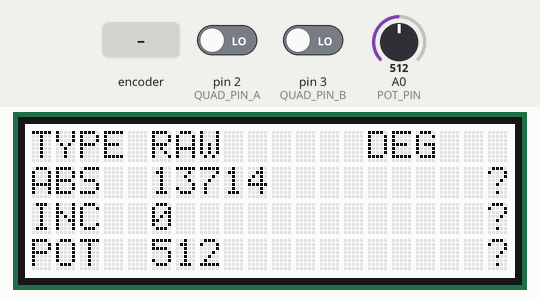
The sketch below on a simulated Arduino Uno, built for the host (arithmetic inside an expression is 32-bit, double 64-bit). Parts: 20×4 character LCD. Inputs (shaded band) come from the test bench; at power-on: A0 (POT_PIN) = 512, pin 2 (QUAD_PIN_A) LOW, pin 3 (QUAD_PIN_B) LOW. What the sketch prints to the serial monitor is not drawn.

Above: at 2.3 s.
2.4 s: rotary encoder on pin 2 (QUAD_PIN_A) / pin 3 (QUAD_PIN_B) turned 3 steps (first pin leading)
At 2.72 s:
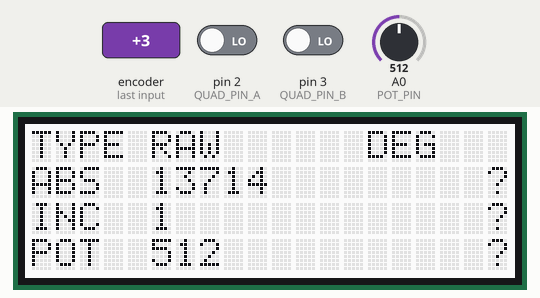
4.5 s: A0 (POT_PIN) set to 716
At 5.8 s:
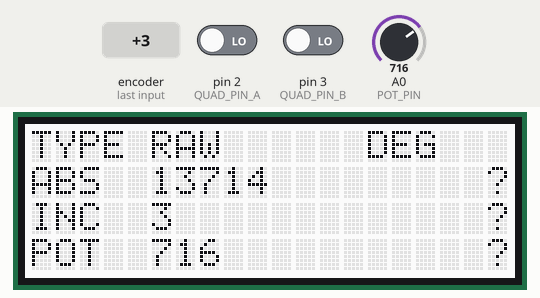
6.3 s: A0 (POT_PIN) set to 900
At 7.7 s:
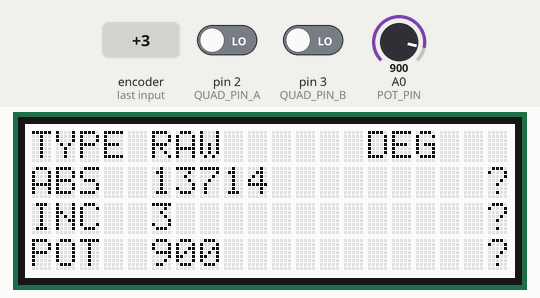
8.0 s: rotary encoder on pin 2 (QUAD_PIN_A) / pin 3 (QUAD_PIN_B) turned 1 step (first pin leading)
At 8.5 s:
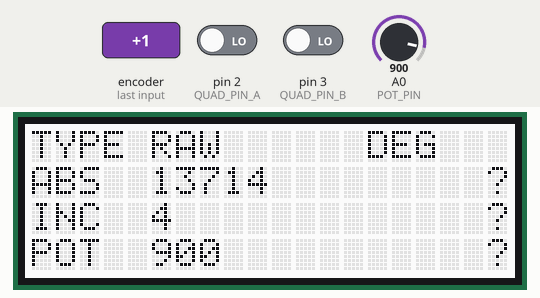
9.7 s: A0 (POT_PIN) set to 1023
At 10.5 s:
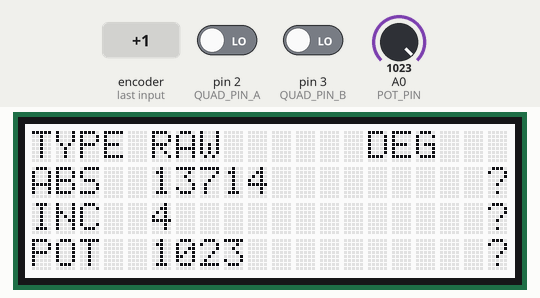
Timing chart, 0 to 12.4 s (numbered marks = the images above; inputs shaded):
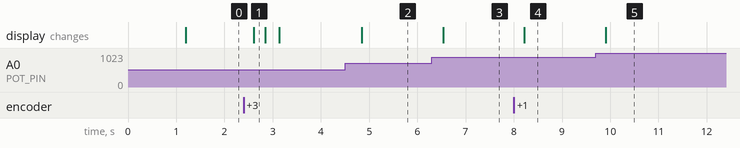

The sketch:

encoders_combined.ino
```cpp
#include <Arduino.h>
#include <Wire.h>
#include <SPI.h>
#include <SerLCD.h>
#include <digitalWriteFast.h>

// =====================
// Qwiic LCD
// =====================
SerLCD lcd;

// =====================
// Quadrature Encoder
// =====================
#define QUAD_PIN_A 2   // white wire
#define QUAD_PIN_B 3   // black wire

volatile long quadTicks = 0;

// =====================
// AMT22 Absolute Encoder
// =====================
#define AMT22_CS_PIN 10
#define AMT22_RESOLUTION 14
#define AMT22_NOP 0x00

// =====================
// Multi-turn Potentiometer
// =====================
#define POT_PIN A0
#define POT_TURNS 10.0

// =====================
// Timing
// =====================
unsigned long lastLCDUpdate = 0;
const unsigned long LCD_UPDATE_INTERVAL = 200; // ms
const uint16_t AMT22_ZERO_OFFSET = 13714;

void setup()
{
  Serial.begin(115200);

  // LCD setup
  Wire1.begin();
  lcd.begin(Wire1);
  lcd.setBacklight(255, 255, 255);
  lcd.setContrast(5);
  lcd.clear();

  lcd.setCursor(0, 0);
  lcd.print("Encoder Test");
  lcd.setCursor(0, 1);
  lcd.print("Starting...");
  delay(1000);
  lcd.clear();

  lcd.setCursor(0, 0);
  lcd.print("     RAW       DEG");

  lcd.setCursor(0, 1);
  lcd.print("ABS");

  lcd.setCursor(0, 2);
  lcd.print("INC");

  lcd.setCursor(0, 3);
  lcd.print("POT");

  // Quadrature encoder setup
  pinMode(QUAD_PIN_A, INPUT);
  pinMode(QUAD_PIN_B, INPUT);

  attachInterrupt(
    digitalPinToInterrupt(QUAD_PIN_A),
    handleQuadEncoder,
    RISING
  );


  // AMT22 setup
  SPI.begin();
  //SPISettings(500000, MSBFIRST, SPI_MODE0);

  pinMode(AMT22_CS_PIN, OUTPUT);
  digitalWrite(AMT22_CS_PIN, HIGH);

}

void loop()
{
  // Safely copy quadrature tick count
  noInterrupts();
  long quadTicksCopy = quadTicks;
  float encoder_inc_ang = 360.0 * ((float(quadTicksCopy))/1024.0);
  interrupts();

  // Read AMT22
  uint16_t amtRaw = readAMT22Position();
  Serial.print("AMT raw masked: ");
  Serial.println(amtRaw);
  // Offset and flip direction
  int32_t amtCounts = (int32_t)AMT22_ZERO_OFFSET - (int32_t)amtRaw;
  amtRaw = amtCounts;
  // Wrap to 0 ~ 16383
  amtCounts = (amtCounts + 16384) % 16384;

  // Convert to degrees
  float amtAngle = amtCounts * 360.0 / 16384.0;
  // Read potentiometer
  int potRaw = analogRead(POT_PIN);
  float potTurns = potRaw * POT_TURNS / 1023.0;
  float potAngle = potTurns * 360.0;

  // Serial debug

  Serial.print("\tABS RAW: ");
  Serial.print(amtRaw);
  Serial.print("\tDEG: ");
  Serial.print(amtAngle, 2);
  Serial.print("\t");

  Serial.print("\tINC RAW: ");
  Serial.print(quadTicksCopy);
  Serial.print("\tDEG: ");
  Serial.print(encoder_inc_ang); // needs to be updated
  Serial.print("\t");

  Serial.print("\tPOT RAW: ");
  Serial.print(potRaw);
  Serial.print("\tDEG: ");
  Serial.print(potAngle, 2); // needs to be updated
  Serial.print("\t");

  Serial.println();

  // Update LCD slowly
  if (millis() - lastLCDUpdate >= LCD_UPDATE_INTERVAL)
  {
    updateLCD(quadTicksCopy, encoder_inc_ang, amtRaw, amtAngle, potRaw, potAngle);
    lastLCDUpdate = millis();
  }
}

void handleQuadEncoder()
{
  bool bState = digitalReadFast(QUAD_PIN_B);

  // Flip +1 and -1 if direction is reversed
  quadTicks += bState ? -1 : +1;
}

uint16_t readAMT22Position()
{
  uint16_t position = 0;

  SPI.beginTransaction(SPISettings(500000, MSBFIRST, SPI_MODE0));

  digitalWrite(AMT22_CS_PIN, LOW);
  delayMicroseconds(3);

  position = SPI.transfer(AMT22_NOP) << 8;
  delayMicroseconds(3);
  position |= SPI.transfer(AMT22_NOP);

  delayMicroseconds(3);
  digitalWrite(AMT22_CS_PIN, HIGH);

  SPI.endTransaction();

  // Remove checksum bits
  position &= 0x3FFF;

  return position;
}

void updateLCD(long incRaw, float incDeg,
               uint16_t absRaw, float absDeg,
               int potRaw, float potDeg)
{
  char line[21];  // 20 chars + null terminator

  lcd.setCursor(0, 0);
  lcd.print("TYPE RAW      DEG   ");

  snprintf(line, sizeof(line), "ABS  %-7u %7.1f", absRaw, absDeg);
  lcd.setCursor(0, 1);
  lcd.print(line);

  snprintf(line, sizeof(line), "INC  %-7ld %7.1f", incRaw, incDeg);
  lcd.setCursor(0, 2);
  lcd.print(line);

  snprintf(line, sizeof(line), "POT  %-7d %7.1f", potRaw, potDeg);
  lcd.setCursor(0, 3);
  lcd.print(line);
}
```

Measured:
- after the input at 2.4 s, the display: changes after 0.20 s (image 1)
- after the input at 4.5 s, the display: changes after 0.35 s (image 2)
- after the input at 6.3 s, the display: changes after 0.24 s (image 3)
- after the input at 8.0 s, the display: changes after 0.22 s (image 4)
- after the input at 9.7 s, the display: changes after 0.21 s (image 5)
